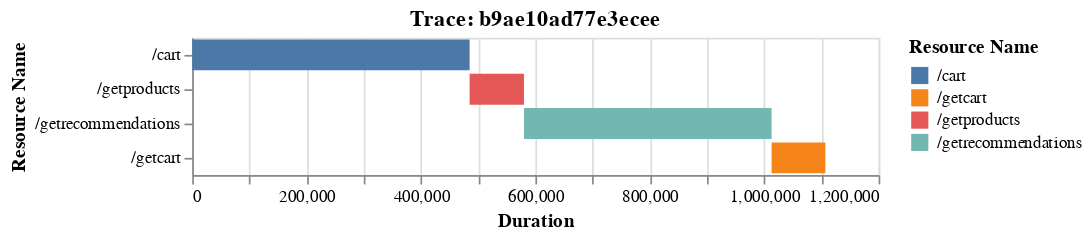

Notebook code cell kept with this figure:
### Code cell
plotTrace2('b9ae10ad77e3ecee')

### Figure 1 — Vega-Lite specification as saved in the notebook (floating-point values rounded to 4 significant figures)
{"config": {"view": {"continuousWidth": 400, "continuousHeight": 300}}, "data": {"name": "data-054c4e570577127a960521dadaacfa7f"}, "mark": "bar", "encoding": {"color": {"type": "nominal", "field": "Resource Name"}, "tooltip": [{"type": "quantitative", "field": "Duration"}, {"type": "quantitative", "field": "Data Transfered"}, {"type": "nominal", "field": "Error"}], "x": {"type": "quantitative", "field": "duration_start", "title": "Duration"}, "x2": {"field": "duration_end"}, "y": {"type": "nominal", "field": "Resource Name", "sort": null}}, "title": "Trace: b9ae10ad77e3ecee", "$schema": "https://vega.github.io/schema/vega-lite/v4.8.1.json", "datasets": {"data-054c4e570577127a960521dadaacfa7f": [{"Resource Name": "/cart", "Duration": 485000, "Trace_ID": "b9ae10ad77e3ecee", "duration_start": 0, "duration_end": 485000, "Data Transfered:Q": 6185.0, "Data Transfered": 9058.0, "Error": "No Error"}, {"Resource Name": "/getproducts", "Duration": 95000, "Trace_ID": "b9ae10ad77e3ecee", "duration_start": 485000, "duration_end": 580000, "Data Transfered:Q": 9654.0, "Data Transfered": 3160.0, "Error": "No Error"}, {"Resource Name": "/getrecommendations", "Duration": 433000, "Trace_ID": "b9ae10ad77e3ecee", "duration_start": 580000, "duration_end": 1013000, "Data Transfered:Q": 2399.0, "Data Transfered": 1224.0, "Error": "No Error"}, {"Resource Name": "/getcart", "Duration": 94000, "Trace_ID": "b9ae10ad77e3ecee", "duration_start": 1013000, "duration_end": 1107000, "Data Transfered:Q": 6639.0, "Data Transfered": 9047.0, "Error": "No Error"}]}}
